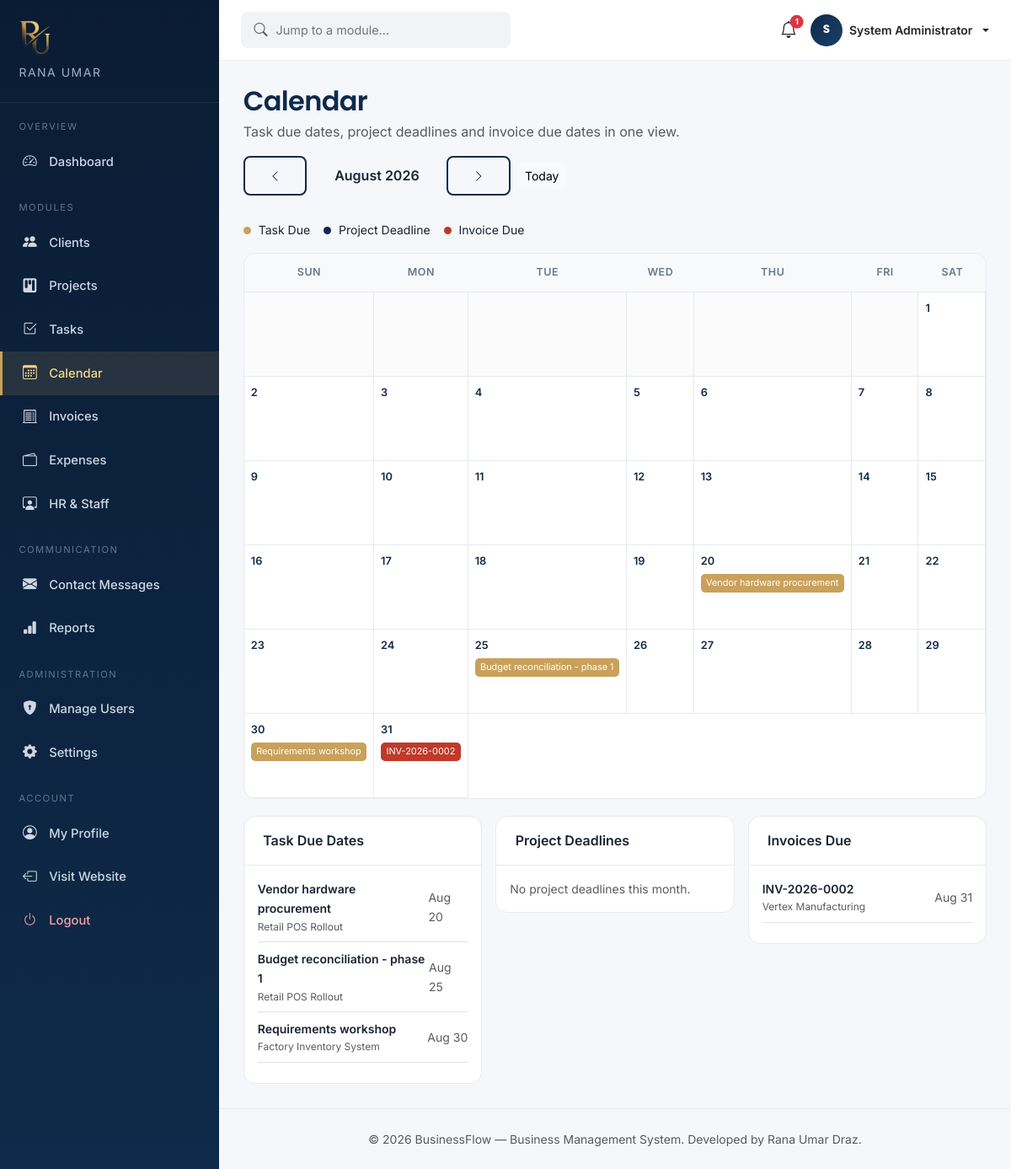
The app's page /dashboard/calendar.php?month=8&year=2026 (signed in) with its own data.
### tables this page shows
CREATE TABLE IF NOT EXISTS tasks (
    id INT AUTO_INCREMENT PRIMARY KEY,
    project_id INT NOT NULL,
    assigned_to INT DEFAULT NULL,
    title VARCHAR(150) NOT NULL,
    description TEXT DEFAULT NULL,
    due_date DATE DEFAULT NULL,
    status ENUM('todo','in_progress','review','done') NOT NULL DEFAULT 'todo',
    priority ENUM('low','medium','high') NOT NULL DEFAULT 'medium',
    created_at DATETIME NOT NULL DEFAULT CURRENT_TIMESTAMP,
    updated_at DATETIME NOT NULL DEFAULT CURRENT_TIMESTAMP ON UPDATE CURRENT_TIMESTAMP,
    FOREIGN KEY (project_id) REFERENCES projects(id) ON DELETE CASCADE,
    FOREIGN KEY (assigned_to) REFERENCES employees(id) ON DELETE SET NULL
);

CREATE TABLE IF NOT EXISTS invoices (
    id INT AUTO_INCREMENT PRIMARY KEY,
    invoice_number VARCHAR(30) NOT NULL UNIQUE,
    client_id INT NOT NULL,
    project_id INT DEFAULT NULL,
    amount DECIMAL(12,2) NOT NULL DEFAULT 0.00,
    tax_percent DECIMAL(5,2) NOT NULL DEFAULT 0.00,
    total_amount DECIMAL(12,2) NOT NULL DEFAULT 0.00,
    issue_date DATE NOT NULL,
    due_date DATE NOT NULL,
    status ENUM('draft','sent','paid','overdue','cancelled') NOT NULL DEFAULT 'draft',
    notes TEXT DEFAULT NULL,
    created_by INT DEFAULT NULL,
    created_at DATETIME NOT NULL DEFAULT CURRENT_TIMESTAMP,
    updated_at DATETIME NOT NULL DEFAULT CURRENT_TIMESTAMP ON UPDATE CURRENT_TIMESTAMP,
    FOREIGN KEY (client_id) REFERENCES clients(id) ON DELETE CASCADE,
    FOREIGN KEY (project_id) REFERENCES projects(id) ON DELETE SET NULL,
    FOREIGN KEY (created_by) REFERENCES users(id) ON DELETE SET NULL
);

CREATE TABLE IF NOT EXISTS projects (
    id INT AUTO_INCREMENT PRIMARY KEY,
    client_id INT DEFAULT NULL,
    project_name VARCHAR(150) NOT NULL,
    description TEXT DEFAULT NULL,
    budget DECIMAL(12,2) DEFAULT 0.00,
    start_date DATE DEFAULT NULL,
    deadline DATE DEFAULT NULL,
    status ENUM('planned','in_progress','on_hold','completed','cancelled') NOT NULL DEFAULT 'planned',
    priority ENUM('low','medium','high') NOT NULL DEFAULT 'medium',
    progress TINYINT UNSIGNED NOT NULL DEFAULT 0,
    created_by INT DEFAULT NULL,
    created_at DATETIME NOT NULL DEFAULT CURRENT_TIMESTAMP,
    updated_at DATETIME NOT NULL DEFAULT CURRENT_TIMESTAMP ON UPDATE CURRENT_TIMESTAMP,
    FOREIGN KEY (client_id) REFERENCES clients(id) ON DELETE SET NULL,
    FOREIGN KEY (created_by) REFERENCES users(id) ON DELETE SET NULL
);

CREATE TABLE IF NOT EXISTS clients (
    id INT AUTO_INCREMENT PRIMARY KEY,
    company_name VARCHAR(150) NOT NULL,
    contact_person VARCHAR(120) NOT NULL,
    email VARCHAR(150) NOT NULL,
    phone VARCHAR(30) DEFAULT NULL,
    address VARCHAR(255) DEFAULT NULL,
    city VARCHAR(80) DEFAULT NULL,
    country VARCHAR(80) DEFAULT NULL,
    industry VARCHAR(80) DEFAULT NULL,
    status ENUM('lead','active','inactive') NOT NULL DEFAULT 'lead',
    notes TEXT DEFAULT NULL,
    created_by INT DEFAULT NULL,
    created_at DATETIME NOT NULL DEFAULT CURRENT_TIMESTAMP,
    updated_at DATETIME NOT NULL DEFAULT CURRENT_TIMESTAMP ON UPDATE CURRENT_TIMESTAMP,
    FOREIGN KEY (created_by) REFERENCES users(id) ON DELETE SET NULL
);

### config/config.php (called while the page is built, shortened)
<?php
spl_autoload_register(function ($class) {
    $path = __DIR__ . '/../classes/' . $class . '.php';
});

### classes/Database.php (called while the page is built, shortened)
<?php
class Database
{
    private static ?Database $instance = null;
    private PDO $connection;
    private function __construct()
    {
        $dsn = 'mysql:host=' . DB_HOST . ';port=' . DB_PORT . ';dbname=' . DB_NAME . ';charset=' . DB_CHARSET;
        $options = [
            PDO::ATTR_ERRMODE            => PDO::ERRMODE_EXCEPTION,
            PDO::ATTR_DEFAULT_FETCH_MODE => PDO::FETCH_ASSOC,
            PDO::ATTR_EMULATE_PREPARES   => false,
        ];
        try {
            $this->connection = new PDO($dsn, DB_USER, DB_PASS, $options);
        } catch (PDOException $e) {
            if (ini_get('display_errors')) {
                die(
                    '<div style="font-family:sans-serif;max-width:640px;margin:60px auto;'
                    . 'padding:24px;border:1px solid #f1b0b7;background:#fff5f5;border-radius:8px;">'
                    . '<h2 style="color:#c0392b;margin-top:0;">Database connection failed</h2>'
                    . '<p><strong>PDO error:</strong> ' . htmlspecialchars($e->getMessage()) . '</p>'
                    . '<p>Check <code>config/config.php</code> — most commonly this means '
                    . '<code>DB_HOST</code>, <code>DB_PORT</code>, <code>DB_NAME</code>, <code>DB_USER</code> '
                    . 'or <code>DB_PASS</code> don\'t match your local MySQL/MariaDB setup, or the '
                    . 'database service isn\'t running.</p>'
                    . '</div>'
                );
            }
            die('Database connection failed. Please verify your database is running '
                . 'and the credentials in config/config.php are correct.');
        }
    }
    public static function getInstance(): Database
    {
        if (self::$instance === null) {
            self::$instance = new self();
        }
        return self::$instance;
    }
    public function select(string $sql, array $params = []): array
    {
        $stmt = $this->connection->prepare($sql);
        $stmt->execute($params);
        return $stmt->fetchAll();
    }
    public function execute(string $sql, array $params = []): int
    {
        $stmt = $this->connection->prepare($sql);
        $stmt->execute($params);
        return $stmt->rowCount();
    }
}

### classes/Task.php (called while the page is built, shortened)
<?php
class Task
{
    private Database $db;
    public function __construct()
    {
        $this->db = Database::getInstance();
    }
    public function dueBetween(string $start, string $end): array
    {
        return $this->db->select(
            "SELECT t.id, t.title, t.due_date, t.status, t.priority, p.project_name
             FROM tasks t JOIN projects p ON p.id = t.project_id
             WHERE t.due_date BETWEEN ? AND ?",
            [$start, $end]
        );
    }
}

### dashboard/calendar.php (the view, shortened to what this page needs)
<?php
require_once __DIR__ . '/../config/config.php';
$taskModel = new Task();
$db = Database::getInstance();
$month = (int) ($_GET['month'] ?? date('n'));
$year = (int) ($_GET['year'] ?? date('Y'));
$firstOfMonth = sprintf('%04d-%02d-01', $year, $month);
$daysInMonth = (int) date('t', strtotime($firstOfMonth));
$startWeekday = (int) date('w', strtotime($firstOfMonth));
$lastDay = sprintf('%04d-%02d-%02d', $year, $month, $daysInMonth);
$tasksThisMonth = $taskModel->dueBetween($firstOfMonth, $lastDay);
$projectDeadlines = $db->select(
    "SELECT id, project_name, deadline, status FROM projects WHERE deadline BETWEEN ? AND ?",
    [$firstOfMonth, $lastDay]
);
$invoiceDueDates = $db->select(
    "SELECT i.id, i.invoice_number, i.due_date, i.status, c.company_name
     FROM invoices i JOIN clients c ON c.id = i.client_id
     WHERE i.due_date BETWEEN ? AND ? AND i.status NOT IN ('paid','cancelled')",
    [$firstOfMonth, $lastDay]
);
$eventsByDay = [];
foreach ($tasksThisMonth as $t) {
    $day = (int) date('j', strtotime($t['due_date']));
    $eventsByDay[$day][] = ['type' => 'task', 'label' => $t['title'], 'sub' => $t['project_name'], 'status' => $t['status'], 'link' => 'tasks.php'];
}
foreach ($invoiceDueDates as $inv) {
    $day = (int) date('j', strtotime($inv['due_date']));
    $eventsByDay[$day][] = ['type' => 'invoice', 'label' => $inv['invoice_number'], 'sub' => $inv['company_name'] . ' — due', 'status' => $inv['status'], 'link' => 'invoice_view.php?id=' . $inv['id']];
}
$monthLabel = date('F Y', strtotime($firstOfMonth));
$today = date('Y-m-d');
$prevMonth = $month - 1; $prevYear = $year;
$nextMonth = $month + 1; $nextYear = $year;
require_once __DIR__ . '/../includes/dash_header.php';
?>
<div class="page-header">
  <div>
    <h2>Calendar</h2>
    <p class="text-muted mb-0">Task due dates, project deadlines and invoice due dates in one view.</p>
  </div>
  <div class="d-flex align-items-center gap-2">
    <a href="calendar.php?month=<?= $prevMonth ?>&year=<?= $prevYear ?>" class="btn btn-sm btn-outline-navy"><i class="bi bi-chevron-left"></i></a>
    <span class="fw-semibold" style="min-width:150px;text-align:center;"><?= $monthLabel ?></span>
    <a href="calendar.php?month=<?= $nextMonth ?>&year=<?= $nextYear ?>" class="btn btn-sm btn-outline-navy"><i class="bi bi-chevron-right"></i></a>
    <a href="calendar.php" class="btn btn-sm btn-light">Today</a>
  </div>
</div>
<div class="d-flex flex-wrap gap-3 mb-3 small">
  <span><span class="legend-dot" style="background:#c9a15a;"></span> Task Due</span>
  <span><span class="legend-dot" style="background:#0f2a4a;"></span> Project Deadline</span>
  <span><span class="legend-dot" style="background:#c0392b;"></span> Invoice Due</span>
</div>
<div class="data-card">
  <div class="calendar-grid">
    <?php foreach (['Sun','Mon','Tue','Wed','Thu','Fri','Sat'] as $d): ?>
      <div class="calendar-head-cell"><?= $d ?></div>
    <?php endforeach; ?>
    <?php for ($i = 0; $i < $startWeekday; $i++): ?>
      <div class="calendar-cell empty"></div>
    <?php endfor; ?>
    <?php for ($day = 1; $day <= $daysInMonth; $day++):
      $dateStr = sprintf('%04d-%02d-%02d', $year, $month, $day);
      $isToday = $dateStr === $today;
      $events = $eventsByDay[$day] ?? [];
    ?>
      <div class="calendar-cell <?= $isToday ? 'is-today' : '' ?>">
        <div class="calendar-day-num"><?= $day ?></div>
        <?php foreach (array_slice($events, 0, 3) as $ev): ?>
          <a href="<?= htmlspecialchars($ev['link']) ?>" class="calendar-event calendar-event-<?= $ev['type'] ?>" title="<?= htmlspecialchars($ev['label'] . ' — ' . $ev['sub']) ?>">
            <?= htmlspecialchars($ev['label']) ?>
          </a>
        <?php endforeach; ?>
      </div>
    <?php endfor; ?>
  </div>
</div>
<div class="row g-3 mt-1">
  <div class="col-lg-4">
    <div class="data-card">
      <div class="data-card-head"><h6 class="mb-0 fw-semibold">Task Due Dates</h6></div>
      <div class="p-3">
        <?php foreach ($tasksThisMonth as $t): ?>
          <div class="d-flex justify-content-between align-items-center mb-2 pb-2 border-bottom">
            <div><div class="small fw-semibold"><?= htmlspecialchars($t['title']) ?></div><div class="text-muted" style="font-size:0.75rem;"><?= htmlspecialchars($t['project_name']) ?></div></div>
            <span class="text-muted small"><?= date('M j', strtotime($t['due_date'])) ?></span>
          </div>
        <?php endforeach; ?>
      </div>
    </div>
  </div>
  <div class="col-lg-4">
    <div class="data-card">
      <div class="data-card-head"><h6 class="mb-0 fw-semibold">Project Deadlines</h6></div>
      <div class="p-3">
        <?php if (!$projectDeadlines): ?><p class="text-muted small mb-0">No project deadlines this month.</p><?php endif; ?>
      </div>
    </div>
  </div>
  <div class="col-lg-4">
    <div class="data-card">
      <div class="data-card-head"><h6 class="mb-0 fw-semibold">Invoices Due</h6></div>
      <div class="p-3">
        <?php foreach ($invoiceDueDates as $inv): ?>
          <div class="d-flex justify-content-between align-items-center mb-2 pb-2 border-bottom">
            <div><div class="small fw-semibold"><?= htmlspecialchars($inv['invoice_number']) ?></div><div class="text-muted" style="font-size:0.75rem;"><?= htmlspecialchars($inv['company_name']) ?></div></div>
            <span class="text-muted small"><?= date('M j', strtotime($inv['due_date'])) ?></span>
          </div>
        <?php endforeach; ?>
      </div>
    </div>
  </div>
</div>
<?php require_once __DIR__ . '/../includes/dash_footer.php'; ?>

### assets/css/style.css (style rules this page uses)
:root { --navy: #0f2a4a; --navy-dark: #0a1c33; --navy-light: #1c3f68; --gold: #c9a15a; --gold-light: #f4d58d; --gray-50: #f8f9fb; --gray-100: #f1f3f6; --gray-200: #e7eaef; --gray-500: #6c7889; --gray-700: #3b4452; --text-dark: #1a2433; --radius: 14px; --shadow-sm: 0 2px 10px rgba(15, 42, 74, 0.06); --shadow-md: 0 10px 30px rgba(15, 42, 74, 0.10); --shadow-lg: 0 20px 45px rgba(15, 42, 74, 0.16); --transition: all 0.3s cubic-bezier(0.4, 0, 0.2, 1); }
* { box-sizing: border-box; }
body { font-family: 'Inter', -apple-system, BlinkMacSystemFont, 'Segoe UI', sans-serif; color: var(--text-dark); background: #ffffff; line-height: 1.65; -webkit-font-smoothing: antialiased; }
h1, h2, h3, h4, h5, .font-heading { font-family: 'Poppins', 'Inter', sans-serif; font-weight: 600; color: var(--navy); letter-spacing: -0.02em; }
a { text-decoration: none; color: inherit; }
.btn-outline-navy { border: 2px solid var(--navy); color: var(--navy); padding: 0.7rem 1.8rem; border-radius: 8px; font-weight: 600; transition: var(--transition); background: transparent; }

### assets/css/dashboard.css (style rules this page uses)
:root { --sidebar-w: 260px; }
body.dash-body { background: #f5f7fa; font-family: 'Inter', sans-serif; color: var(--text-dark, #1a2433); }
.page-header { display: flex; justify-content: space-between; align-items: flex-start; flex-wrap: wrap; gap: 1rem; margin-bottom: 1.8rem; }
.page-header h2 { color: #0f2a4a; font-family:'Poppins',sans-serif; font-weight:600; margin-bottom:0.2rem; }
.data-card { background: #fff; border-radius: 14px; border: 1px solid #e7eaef; overflow: hidden; }
.data-card .data-card-head { padding: 1.2rem 1.4rem; border-bottom: 1px solid #e7eaef; display: flex; justify-content: space-between; align-items: center; flex-wrap: wrap; gap: 0.8rem; }

### dashboard/calendar.php (style rules this page uses)
.legend-dot { display:inline-block; width:9px; height:9px; border-radius:50%; margin-right:5px; }
.calendar-grid { display:grid; grid-template-columns:repeat(7,1fr); }
.calendar-head-cell { padding:0.75rem; text-align:center; font-size:0.78rem; font-weight:600; color:#6c7889; background:#f8f9fb; border-bottom:1px solid #e7eaef; text-transform:uppercase; letter-spacing:0.5px; }
.calendar-cell { min-height:100px; border-right:1px solid #e7eaef; border-bottom:1px solid #e7eaef; padding:0.5rem; }
.calendar-cell.empty { background:#fbfbfc; }
.calendar-day-num { font-size:0.8rem; font-weight:600; color:#0f2a4a; margin-bottom:0.3rem; }
.calendar-event { display:block; font-size:0.68rem; padding:0.15rem 0.4rem; border-radius:5px; margin-bottom:0.2rem; text-decoration:none; white-space:nowrap; overflow:hidden; text-overflow:ellipsis; color:#fff; }
.calendar-event-task { background:#c9a15a; }
.calendar-event-invoice { background:#c0392b; }

### records on screen
tasks: title "Vendor hardware procurement", project.project_name "Retail POS Rollout", due_date "Aug 20"
tasks: title "Budget reconciliation - phase 1", project.project_name "Retail POS Rollout", due_date "Aug 25"
tasks: title "Requirements workshop", project.project_name "Factory Inventory System", due_date "Aug 30"
invoices: invoice_number "INV-2026-0002", client.company_name "Vertex Manufacturing", due_date "Aug 31"

### other values on screen
$unreadNotifications "1"
substr($_SESSION['full_name'] ?? 'U', 0, 1) "S"
$_SESSION['full_name'] "System Administrator"
$monthLabel "August 2026"
$d "SUN"
$d "MON"
$d "TUE"
$d "WED"
$d "THU"
$d "FRI"
$d "SAT"
DEV_NAME "Rana Umar Draz"
